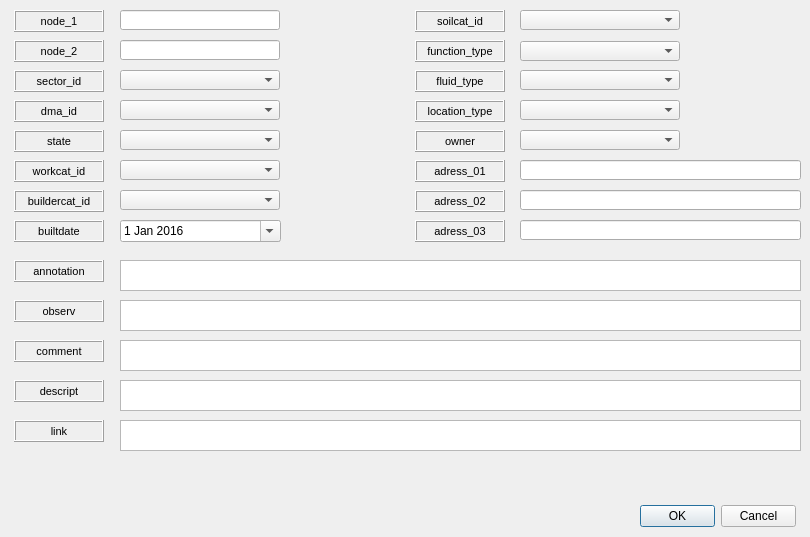
   <widget class="QWidget" name="page_feature">
    <attribute name="title">
     <string>Feature</string>
    </attribute>
    <widget class="QComboBox" name="fluid_type">
     <property name="geometry">
      <rect>
       <x>520</x>
       <y>70</y>
       <width>160</width>
       <height>20</height>
      </rect>
     </property>
    </widget>
    <widget class="QLabel" name="label_arc_dma_id">
     <property name="geometry">
      <rect>
       <x>14</x>
       <y>100</y>
       <width>90</width>
       <height>22</height>
      </rect>
     </property>
     <property name="font">
      <font>
       <pointsize>8</pointsize>
      </font>
     </property>
     <property name="frameShape">
      <enum>QFrame::Box</enum>
     </property>
     <property name="frameShadow">
      <enum>QFrame::Raised</enum>
     </property>
     <property name="text">
      <string>dma_id</string>
     </property>
     <property name="textFormat">
      <enum>Qt::AutoText</enum>
     </property>
     <property name="scaledContents">
      <bool>false</bool>
     </property>
     <property name="alignment">
      <set>Qt::AlignCenter</set>
     </property>
     <property name="margin">
      <number>3</number>
     </property>
    </widget>
    <widget class="QLabel" name="label_arc_buildercat_id">
     <property name="geometry">
      <rect>
       <x>14</x>
       <y>190</y>
       <width>90</width>
       <height>22</height>
      </rect>
     </property>
     <property name="font">
      <font>
       <pointsize>8</pointsize>
      </font>
     </property>
     <property name="frameShape">
      <enum>QFrame::Box</enum>
     </property>
     <property name="frameShadow">
      <enum>QFrame::Raised</enum>
     </property>
     <property name="text">
      <string>buildercat_id</string>
     </property>
     <property name="textFormat">
      <enum>Qt::AutoText</enum>
     </property>
     <property name="scaledContents">
      <bool>false</bool>
     </property>
     <property name="alignment">
      <set>Qt::AlignCenter</set>
     </property>
     <property name="margin">
      <number>3</number>
     </property>
    </widget>
    <widget class="QLabel" name="label_arc_state">
     <property name="geometry">
      <rect>
       <x>14</x>
       <y>130</y>
       <width>90</width>
       <height>22</height>
      </rect>
     </property>
     <property name="font">
      <font>
       <pointsize>8</pointsize>
      </font>
     </property>
     <property name="frameShape">
      <enum>QFrame::Box</enum>
     </property>
     <property name="frameShadow">
      <enum>QFrame::Raised</enum>
     </property>
     <property name="text">
      <string>state</string>
     </property>
     <property name="textFormat">
      <enum>Qt::AutoText</enum>
     </property>
     <property name="scaledContents">
      <bool>false</bool>
     </property>
     <property name="alignment">
      <set>Qt::AlignCenter</set>
     </property>
     <property name="margin">
      <number>3</number>
     </property>
    </widget>
    <widget class="QLabel" name="label_arc_ownercat_id">
     <property name="geometry">
      <rect>
       <x>415</x>
       <y>130</y>
       <width>90</width>
       <height>22</height>
      </rect>
     </property>
     <property name="font">
      <font>
       <pointsize>8</pointsize>
      </font>
     </property>
     <property name="frameShape">
      <enum>QFrame::Box</enum>
     </property>
     <property name="frameShadow">
      <enum>QFrame::Raised</enum>
     </property>
     <property name="text">
      <string>owner</string>
     </property>
     <property name="textFormat">
      <enum>Qt::AutoText</enum>
     </property>
     <property name="scaledContents">
      <bool>false</bool>
     </property>
     <property name="alignment">
      <set>Qt::AlignCenter</set>
     </property>
     <property name="margin">
      <number>3</number>
     </property>
    </widget>
    <widget class="QLabel" name="label_arc_comment">
     <property name="geometry">
      <rect>
       <x>14</x>
       <y>340</y>
       <width>90</width>
       <height>22</height>
      </rect>
     </property>
     <property name="font">
      <font>
       <pointsize>8</pointsize>
      </font>
     </property>
     <property name="frameShape">
      <enum>QFrame::Box</enum>
     </property>
     <property name="frameShadow">
      <enum>QFrame::Raised</enum>
     </property>
     <property name="text">
      <string>comment</string>
     </property>
     <property name="textFormat">
      <enum>Qt::AutoText</enum>
     </property>
     <property name="scaledContents">
      <bool>false</bool>
     </property>
     <property name="alignment">
      <set>Qt::AlignCenter</set>
     </property>
     <property name="margin">
      <number>3</number>
     </property>
    </widget>
    <widget class="QLabel" name="label_arc_function_type">
     <property name="geometry">
      <rect>
       <x>415</x>
       <y>40</y>
       <width>90</width>
       <height>22</height>
      </rect>
     </property>
     <property name="font">
      <font>
       <pointsize>8</pointsize>
      </font>
     </property>
     <property name="frameShape">
      <enum>QFrame::Box</enum>
     </property>
     <property name="frameShadow">
      <enum>QFrame::Raised</enum>
     </property>
     <property name="midLineWidth">
      <number>0</number>
     </property>
     <property name="text">
      <string>function_type</string>
     </property>
     <property name="textFormat">
      <enum>Qt::AutoText</enum>
     </property>
     <property name="scaledContents">
      <bool>false</bool>
     </property>
     <property name="alignment">
      <set>Qt::AlignCenter</set>
     </property>
     <property name="margin">
      <number>3</number>
     </property>
    </widget>
    <widget class="QLineEdit" name="adress_02">
     <property name="geometry">
      <rect>
       <x>520</x>
       <y>190</y>
       <width>281</width>
       <height>20</height>
      </rect>
     </property>
    </widget>
    <widget class="QLabel" name="label_arc_adress_03">
     <property name="geometry">
      <rect>
       <x>415</x>
       <y>220</y>
       <width>90</width>
       <height>22</height>
      </rect>
     </property>
     <property name="font">
      <font>
       <pointsize>8</pointsize>
      </font>
     </property>
     <property name="frameShape">
      <enum>QFrame::Box</enum>
     </property>
     <property name="frameShadow">
      <enum>QFrame::Raised</enum>
     </property>
     <property name="text">
      <string>adress_03</string>
     </property>
     <property name="textFormat">
      <enum>Qt::AutoText</enum>
     </property>
     <property name="scaledContents">
      <bool>false</bool>
     </property>
     <property name="alignment">
      <set>Qt::AlignCenter</set>
     </property>
     <property name="margin">
      <number>3</number>
     </property>
    </widget>
    <widget class="QLabel" name="label_arc_adress_02">
     <property name="geometry">
      <rect>
       <x>415</x>
       <y>190</y>
       <width>90</width>
       <height>22</height>
      </rect>
     </property>
     <property name="font">
      <font>
       <pointsize>8</pointsize>
      </font>
     </property>
     <property name="frameShape">
      <enum>QFrame::Box</enum>
     </property>
     <property name="frameShadow">
      <enum>QFrame::Raised</enum>
     </property>
     <property name="text">
      <string>adress_02</string>
     </property>
     <property name="textFormat">
      <enum>Qt::AutoText</enum>
     </property>
     <property name="scaledContents">
      <bool>false</bool>
     </property>
     <property name="alignment">
      <set>Qt::AlignCenter</set>
     </property>
     <property name="margin">
      <number>3</number>
     </property>
    </widget>
    <widget class="QLineEdit" name="adress_01">
     <property name="geometry">
      <rect>
       <x>520</x>
       <y>160</y>
       <width>281</width>
       <height>20</height>
      </rect>
     </property>
    </widget>
    <widget class="QLabel" name="label_arc_workcat_id">
     <property name="geometry">
      <rect>
       <x>14</x>
       <y>160</y>
       <width>90</width>
       <height>22</height>
      </rect>
     </property>
     <property name="font">
      <font>
       <pointsize>8</pointsize>
      </font>
     </property>
     <property name="frameShape">
      <enum>QFrame::Box</enum>
     </property>
     <property name="frameShadow">
      <enum>QFrame::Raised</enum>
     </property>
     <property name="text">
      <string>workcat_id</string>
     </property>
     <property name="textFormat">
      <enum>Qt::AutoText</enum>
     </property>
     <property name="scaledContents">
      <bool>false</bool>
     </property>
     <property name="alignment">
      <set>Qt::AlignCenter</set>
     </property>
     <property name="margin">
      <number>3</number>
     </property>
    </widget>
    <widget class="QLineEdit" name="node_2">
     <property name="geometry">
      <rect>
       <x>120</x>
       <y>40</y>
       <width>160</width>
       <height>20</height>
      </rect>
     </property>
    </widget>
    <widget class="QTextEdit" name="observ">
     <property name="geometry">
      <rect>
       <x>120</x>
       <y>300</y>
       <width>681</width>
       <height>31</height>
      </rect>
     </property>
    </widget>
    <widget class="QLabel" name="label_arc_adress_01">
     <property name="geometry">
      <rect>
       <x>415</x>
       <y>160</y>
       <width>90</width>
       <height>22</height>
      </rect>
     </property>
     <property name="font">
      <font>
       <pointsize>8</pointsize>
      </font>
     </property>
     <property name="frameShape">
      <enum>QFrame::Box</enum>
     </property>
     <property name="frameShadow">
      <enum>QFrame::Raised</enum>
     </property>
     <property name="text">
      <string>adress_01</string>
     </property>
     <property name="textFormat">
      <enum>Qt::AutoText</enum>
     </property>
     <property name="scaledContents">
      <bool>false</bool>
     </property>
     <property name="alignment">
      <set>Qt::AlignCenter</set>
     </property>
     <property name="margin">
      <number>3</number>
     </property>
    </widget>
    <widget class="QComboBox" name="soilcat_id">
     <property name="geometry">
      <rect>
       <x>520</x>
       <y>10</y>
       <width>160</width>
       <height>20</height>
      </rect>
     </property>
    </widget>
    <widget class="QTextEdit" name="annotation">
     <property name="geometry">
      <rect>
       <x>120</x>
       <y>260</y>
       <width>681</width>
       <height>31</height>
      </rect>
     </property>
    </widget>
    <widget class="QLabel" name="label_arc_node_2">
     <property name="geometry">
      <rect>
       <x>14</x>
       <y>40</y>
       <width>90</width>
       <height>22</height>
      </rect>
     </property>
     <property name="font">
      <font>
       <pointsize>8</pointsize>
      </font>
     </property>
     <property name="frameShape">
      <enum>QFrame::Box</enum>
     </property>
     <property name="frameShadow">
      <enum>QFrame::Raised</enum>
     </property>
     <property name="text">
      <string>node_2</string>
     </property>
     <property name="alignment">
      <set>Qt::AlignCenter</set>
     </property>
     <property name="margin">
      <number>3</number>
     </property>
    </widget>
    <widget class="QLabel" name="label_arc_node_1">
     <property name="geometry">
      <rect>
       <x>14</x>
       <y>10</y>
       <width>90</width>
       <height>22</height>
      </rect>
     </property>
     <property name="font">
      <font>
       <pointsize>8</pointsize>
      </font>
     </property>
     <property name="frameShape">
      <enum>QFrame::Box</enum>
     </property>
     <property name="frameShadow">
      <enum>QFrame::Raised</enum>
     </property>
     <property name="text">
      <string>node_1</string>
     </property>
     <property name="alignment">
      <set>Qt::AlignCenter</set>
     </property>
     <property name="margin">
      <number>3</number>
     </property>
    </widget>
    <widget class="QLabel" name="label_arc_sector_id">
     <property name="geometry">
      <rect>
       <x>14</x>
       <y>70</y>
       <width>90</width>
       <height>22</height>
      </rect>
     </property>
     <property name="font">
      <font>
       <pointsize>8</pointsize>
      </font>
     </property>
     <property name="frameShape">
      <enum>QFrame::Box</enum>
     </property>
     <property name="frameShadow">
      <enum>QFrame::Raised</enum>
     </property>
     <property name="text">
      <string>sector_id</string>
     </property>
     <property name="textFormat">
      <enum>Qt::AutoText</enum>
     </property>
     <property name="scaledContents">
      <bool>false</bool>
     </property>
     <property name="alignment">
      <set>Qt::AlignCenter</set>
     </property>
     <property name="margin">
      <number>3</number>
     </property>
    </widget>
    <widget class="QLineEdit" name="node_1">
     <property name="geometry">
      <rect>
       <x>120</x>
       <y>10</y>
       <width>160</width>
       <height>20</height>
      </rect>
     </property>
    </widget>
    <widget class="QComboBox" name="location_type">
     <property name="geometry">
      <rect>
       <x>520</x>
       <y>100</y>
       <width>160</width>
       <height>20</height>
      </rect>
     </property>
    </widget>
    <widget class="QComboBox" name="function_type">
     <property name="geometry">
      <rect>
       <x>520</x>
       <y>41</y>
       <width>160</width>
       <height>20</height>
      </rect>
     </property>
    </widget>
    <widget class="QLabel" name="label_arc_fluid_type">
     <property name="geometry">
      <rect>
       <x>415</x>
       <y>70</y>
       <width>90</width>
       <height>22</height>
      </rect>
     </property>
     <property name="font">
      <font>
       <pointsize>8</pointsize>
      </font>
     </property>
     <property name="frameShape">
      <enum>QFrame::Box</enum>
     </property>
     <property name="frameShadow">
      <enum>QFrame::Raised</enum>
     </property>
     <property name="text">
      <string>fluid_type</string>
     </property>
     <property name="textFormat">
      <enum>Qt::AutoText</enum>
     </property>
     <property name="scaledContents">
      <bool>false</bool>
     </property>
     <property name="alignment">
      <set>Qt::AlignCenter</set>
     </property>
     <property name="margin">
      <number>3</number>
     </property>
    </widget>
    <widget class="QComboBox" name="buildercat_id">
     <property name="geometry">
      <rect>
       <x>120</x>
       <y>190</y>
       <width>160</width>
       <height>20</height>
      </rect>
     </property>
    </widget>
    <widget class="QComboBox" name="workcat_id">
     <property name="geometry">
      <rect>
       <x>120</x>
       <y>160</y>
       <width>160</width>
       <height>20</height>
      </rect>
     </property>
    </widget>
    <widget class="QComboBox" name="state">
     <property name="geometry">
      <rect>
       <x>120</x>
       <y>130</y>
       <width>160</width>
       <height>20</height>
      </rect>
     </property>
    </widget>
    <widget class="QComboBox" name="dma_id">
     <property name="geometry">
      <rect>
       <x>120</x>
       <y>100</y>
       <width>160</width>
       <height>20</height>
      </rect>
     </property>
    </widget>
    <widget class="QLabel" name="label_arc_annotation">
     <property name="geometry">
      <rect>
       <x>14</x>
       <y>260</y>
       <width>90</width>
       <height>22</height>
      </rect>
     </property>
     <property name="font">
      <font>
       <pointsize>8</pointsize>
      </font>
     </property>
     <property name="frameShape">
      <enum>QFrame::Box</enum>
     </property>
     <property name="frameShadow">
      <enum>QFrame::Raised</enum>
     </property>
     <property name="text">
      <string>annotation</string>
     </property>
     <property name="textFormat">
      <enum>Qt::AutoText</enum>
     </property>
     <property name="scaledContents">
      <bool>false</bool>
     </property>
     <property name="alignment">
      <set>Qt::AlignCenter</set>
     </property>
     <property name="margin">
      <number>3</number>
     </property>
    </widget>
    <widget class="QLabel" name="label_arc_location_type">
     <property name="geometry">
      <rect>
       <x>415</x>
       <y>100</y>
       <width>90</width>
       <height>22</height>
      </rect>
     </property>
     <property name="font">
      <font>
       <pointsize>8</pointsize>
      </font>
     </property>
     <property name="frameShape">
      <enum>QFrame::Box</enum>
     </property>
     <property name="frameShadow">
      <enum>QFrame::Raised</enum>
     </property>
     <property name="text">
      <string>location_type</string>
     </property>
     <property name="textFormat">
      <enum>Qt::AutoText</enum>
     </property>
     <property name="scaledContents">
      <bool>false</bool>
     </property>
     <property name="alignment">
      <set>Qt::AlignCenter</set>
     </property>
     <property name="margin">
      <number>3</number>
     </property>
    </widget>
    <widget class="QLabel" name="label_arc_observ">
     <property name="geometry">
      <rect>
       <x>14</x>
       <y>300</y>
       <width>90</width>
       <height>22</height>
      </rect>
     </property>
     <property name="font">
      <font>
       <pointsize>8</pointsize>
      </font>
     </property>
     <property name="frameShape">
      <enum>QFrame::Box</enum>
     </property>
     <property name="frameShadow">
      <enum>QFrame::Raised</enum>
     </property>
     <property name="text">
      <string>observ</string>
     </property>
     <property name="textFormat">
      <enum>Qt::AutoText</enum>
     </property>
     <property name="scaledContents">
      <bool>false</bool>
     </property>
     <property name="alignment">
      <set>Qt::AlignCenter</set>
     </property>
     <property name="margin">
      <number>3</number>
     </property>
    </widget>
    <widget class="QLabel" name="label_arc_builtdate">
     <property name="geometry">
      <rect>
       <x>14</x>
       <y>220</y>
       <width>90</width>
       <height>22</height>
      </rect>
     </property>
     <property name="font">
      <font>
       <pointsize>8</pointsize>
      </font>
     </property>
     <property name="frameShape">
      <enum>QFrame::Box</enum>
     </property>
     <property name="frameShadow">
      <enum>QFrame::Raised</enum>
     </property>
     <property name="text">
      <string>builtdate</string>
     </property>
     <property name="textFormat">
      <enum>Qt::AutoText</enum>
     </property>
     <property name="scaledContents">
      <bool>false</bool>
     </property>
     <property name="alignment">
      <set>Qt::AlignCenter</set>
     </property>
     <property name="margin">
      <number>3</number>
     </property>
    </widget>
    <widget class="QLabel" name="label_arc_soilcat_id">
     <property name="geometry">
      <rect>
       <x>415</x>
       <y>10</y>
       <width>90</width>
       <height>22</height>
      </rect>
     </property>
     <property name="font">
      <font>
       <pointsize>8</pointsize>
      </font>
     </property>
     <property name="frameShape">
      <enum>QFrame::Box</enum>
     </property>
     <property name="frameShadow">
      <enum>QFrame::Raised</enum>
     </property>
     <property name="text">
      <string>soilcat_id</string>
     </property>
     <property name="textFormat">
      <enum>Qt::AutoText</enum>
     </property>
     <property name="scaledContents">
      <bool>false</bool>
     </property>
     <property name="alignment">
      <set>Qt::AlignCenter</set>
     </property>
     <property name="margin">
      <number>3</number>
     </property>
    </widget>
    <widget class="QComboBox" name="sector_id">
     <property name="geometry">
      <rect>
       <x>120</x>
       <y>70</y>
       <width>160</width>
       <height>20</height>
      </rect>
     </property>
    </widget>
    <widget class="QLabel" name="label_arc_descript">
     <property name="geometry">
      <rect>
       <x>14</x>
       <y>380</y>
       <width>90</width>
       <height>22</height>
      </rect>
     </property>
     <property name="font">
      <font>
       <pointsize>8</pointsize>
      </font>
     </property>
     <property name="frameShape">
      <enum>QFrame::Box</enum>
     </property>
     <property name="frameShadow">
      <enum>QFrame::Raised</enum>
     </property>
     <property name="text">
      <string>descript</string>
     </property>
     <property name="textFormat">
      <enum>Qt::AutoText</enum>
     </property>
     <property name="scaledContents">
      <bool>false</bool>
     </property>
     <property name="alignment">
      <set>Qt::AlignCenter</set>
     </property>
     <property name="margin">
      <number>3</number>
     </property>
    </widget>
    <widget class="QLineEdit" name="adress_03">
     <property name="geometry">
      <rect>
       <x>520</x>
       <y>220</y>
       <width>281</width>
       <height>20</height>
      </rect>
     </property>
    </widget>
    <widget class="QDialogButtonBox" name="buttonBox">
     <property name="geometry">
      <rect>
       <x>640</x>
       <y>505</y>
       <width>156</width>
       <height>23</height>
      </rect>
     </property>
     <property name="standardButtons">
      <set>QDialogButtonBox::Cancel|QDialogButtonBox::Ok</set>
     </property>
    </widget>
    <widget class="QDateEdit" name="builtdate">
     <property name="geometry">
      <rect>
       <x>120</x>
       <y>220</y>
       <width>161</width>
       <height>22</height>
      </rect>
     </property>
     <property name="date">
      <date>
       <year>2016</year>
       <month>1</month>
       <day>1</day>
      </date>
     </property>
     <property name="calendarPopup">
      <bool>true</bool>
     </property>
    </widget>
    <widget class="QLabel" name="label_arc_link">
     <property name="geometry">
      <rect>
       <x>14</x>
       <y>420</y>
       <width>90</width>
       <height>22</height>
      </rect>
     </property>
     <property name="font">
      <font>
       <pointsize>8</pointsize>
      </font>
     </property>
     <property name="frameShape">
      <enum>QFrame::Box</enum>
     </property>
     <property name="frameShadow">
      <enum>QFrame::Raised</enum>
     </property>
     <property name="text">
      <string>link</string>
     </property>
     <property name="textFormat">
      <enum>Qt::AutoText</enum>
     </property>
     <property name="scaledContents">
      <bool>false</bool>
     </property>
     <property name="alignment">
      <set>Qt::AlignCenter</set>
     </property>
     <property name="margin">
      <number>3</number>
     </property>
    </widget>
    <widget class="QTextEdit" name="comment">
     <property name="geometry">
      <rect>
       <x>120</x>
       <y>340</y>
       <width>681</width>
       <height>31</height>
      </rect>
     </property>
    </widget>
    <widget class="QTextEdit" name="descript">
     <property name="geometry">
      <rect>
       <x>120</x>
       <y>380</y>
       <width>681</width>
       <height>31</height>
      </rect>
     </property>
    </widget>
    <widget class="QTextEdit" name="link">
     <property name="geometry">
      <rect>
       <x>120</x>
       <y>420</y>
       <width>681</width>
       <height>31</height>
      </rect>
     </property>
    </widget>
    <widget class="QComboBox" name="ownercat_id">
     <property name="geometry">
      <rect>
       <x>520</x>
       <y>130</y>
       <width>160</width>
       <height>20</height>
      </rect>
     </property>
    </widget>
   </widget>
